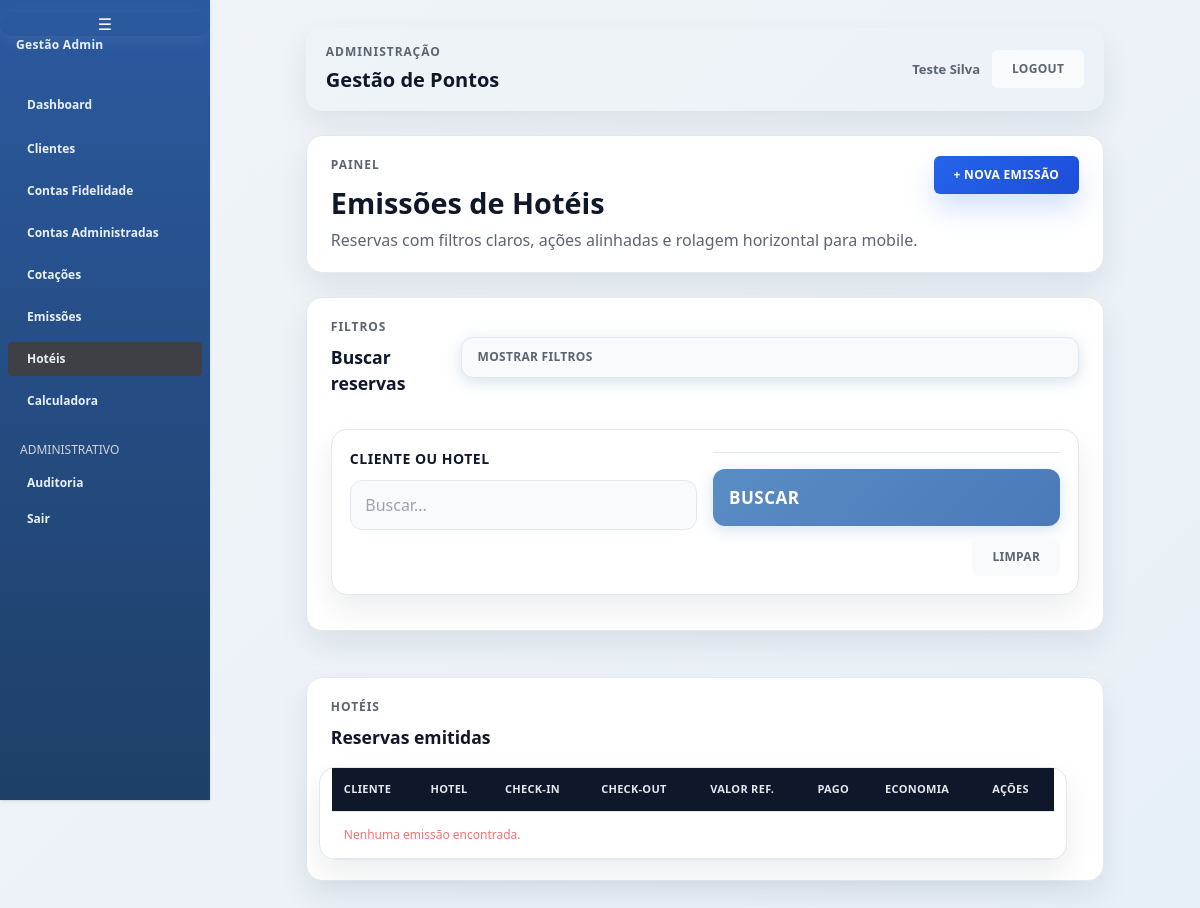
Page /adm/hoteis/ (signed in) on the earlier database version.
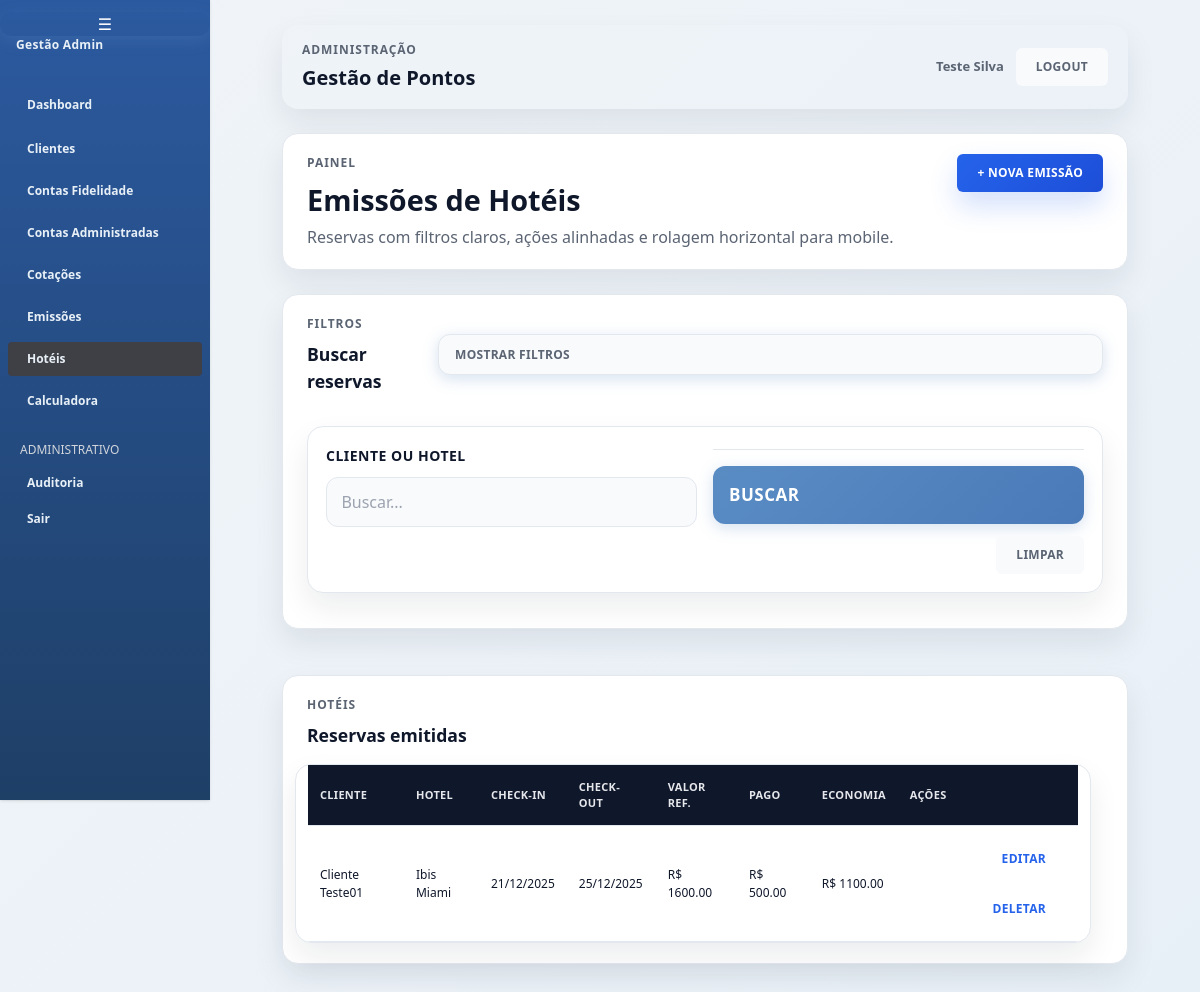
Same page on the later database version.
### gestao/models/emissao_hotel.py (models this page shows, shortened)
class EmissaoHotel(models.Model):
    cliente = models.ForeignKey(Cliente, on_delete=models.CASCADE)
    nome_hotel = models.CharField(max_length=200)
    check_in = models.DateField()
    check_out = models.DateField()
    valor_referencia = models.DecimalField(max_digits=10, decimal_places=2)
    valor_pago = models.DecimalField(max_digits=10, decimal_places=2)
    economia_obtida = models.DecimalField(
        max_digits=10, decimal_places=2, null=True, blank=True
    )

### gestao/models/cliente.py (models this page shows, shortened)
class Cliente(models.Model):
    usuario = models.OneToOneField(
        User, on_delete=models.CASCADE, related_name="cliente_gestao"
    )
    empresa = models.ForeignKey(
        "gestao.Empresa",
        on_delete=models.CASCADE,
        related_name="pessoas",
        null=True,
        blank=True,
    )
    telefone = models.CharField(max_length=20, blank=True)
    data_nascimento = models.DateField(null=True, blank=True)
    cpf = models.CharField(max_length=11, unique=True)
    PERFIS = (
        ("admin", "Administrador"),
        ("operador", "Operador"),
        ("cliente", "Cliente"),
    )
    perfil = models.CharField(max_length=10, choices=PERFIS, default="cliente")
    observacoes = models.TextField(blank=True)
    ativo = models.BooleanField(default=True)
    criado_por = models.ForeignKey(
        User, on_delete=models.CASCADE, related_name="usuarios_criados",
        null=True, blank=True
    )

### gestao/views/emissoes.py (the view)
@login_required
def admin_hoteis(request):
    if permission_denied := require_admin_or_operator(request):
        return permission_denied
    busca = request.GET.get("busca", "")
    emissoes = EmissaoHotel.objects.all().select_related("cliente__usuario")
    if busca:
        emissoes = emissoes.filter(
            Q(cliente__usuario__username__icontains=busca)
            | Q(cliente__usuario__first_name__icontains=busca)
            | Q(nome_hotel__icontains=busca)
        )
    return render(
        request, "admin_custom/hoteis.html", {"emissoes": emissoes, "busca": busca}
    )

### gestao/views/permissions.py (called while the page is built)
def require_admin_or_operator(request):
    if request.user.is_superuser:
        return None
    perfil = getattr(getattr(request.user, "cliente_gestao", None), "perfil", "")
    if perfil not in ["admin", "operador"]:
        return render(request, "sem_permissao.html")
    return None

### gestao/templates/admin_custom/hoteis.html (shortened to what this page needs)
{% extends "admin_custom/base_admin.html" %}
{% block header_title %}Emissões de Hotéis{% endblock %}
{% block header_subtitle %}<p class="page-subtitle">Reservas com filtros claros, ações alinhadas e rolagem horizontal para mobile.</p>{% endblock %}
{% block menu_hoteis %}bg-zinc-700 text-white{% endblock %}
{% block header_actions %}
<div class="page-actions">
    <a href="{% url 'admin_nova_emissao_hotel' %}" class="btn btn-primary">+ Nova Emissão</a>
</div>
{% endblock %}
{% block content %}
<div class="stacked">
    <section class="surface-card filter-panel" data-filters-root>
        <div class="section-heading">
            <div>
                <p class="eyebrow">Filtros</p>
                <h2 class="section-title">Buscar reservas</h2>
            </div>
            <button class="btn btn-ghost filter-toggle" type="button" data-filter-toggle aria-expanded="true">Mostrar filtros</button>
        </div>
        <div class="filter-body is-open" data-filter-panel>
            <form method="get" class="form-grid">
                <div class="form-field">
                    <label class="form-label" for="busca">Cliente ou hotel</label>
                    <input type="text" id="busca" name="busca" value="{{ busca }}" placeholder="Buscar..." />
                </div>
                <div class="form-actions">
                    <button type="submit" class="btn btn-primary">Buscar</button>
                    <a href="{% url 'admin_hoteis' %}" class="btn btn-ghost">Limpar</a>
                </div>
            </form>
        </div>
    </section>
    <section class="surface-card">
        <div class="section-heading">
            <div>
                <p class="eyebrow">Hotéis</p>
                <h2 class="section-title">Reservas emitidas</h2>
            </div>
        </div>
        <div class="table-wrapper">
            <table class="data-table">
                <thead>
                    <tr>
                        <th>Cliente</th>
                        <th>Hotel</th>
                        <th>Check-in</th>
                        <th>Check-out</th>
                        <th>Valor Ref.</th>
                        <th>Pago</th>
                        <th>Economia</th>
                        <th>Ações</th>
                    </tr>
                </thead>
                <tbody>
                    {% for e in emissoes %}
                    <tr>
                        <td>{{ e.cliente.usuario.get_full_name|default:e.cliente.usuario.username }}</td>
                        <td>{{ e.nome_hotel }}</td>
                        <td>{{ e.check_in|date:"d/m/Y" }}</td>
                        <td>{{ e.check_out|date:"d/m/Y" }}</td>
                        <td>R$ {{ e.valor_referencia|floatformat:2 }}</td>
                        <td>R$ {{ e.valor_pago|floatformat:2 }}</td>
                        <td>R$ {{ e.economia_obtida|floatformat:2 }}</td>
                        <td>
                            <div class="page-actions">
                                <a href="{% url 'admin_editar_emissao_hotel' e.id %}" class="btn btn-link">Editar</a>
                                <a href="{% url 'admin_deletar_emissao_hotel' e.id %}" class="btn btn-link">Deletar</a>
                            </div>
                        </td>
                    </tr>
                    {% empty %}
                    <tr><td colspan="8" class="text-center text-red-400 py-4">Nenhuma emissão encontrada.</td></tr>
                    {% endfor %}
                </tbody>
            </table>
        </div>
    </section>
</div>
{% endblock %}

Differences in the rows shown:
added EmissaoHotel: cliente.usuario.get_full_name "Cliente Teste01", nome_hotel "Ibis Miami", check_in "21/12/2025", check_out "25/12/2025", valor_referencia "1600.00", valor_pago "500.00", economia_obtida "1100.00"
Other differences:
text no longer shown: "Nenhuma emissão encontrada."
